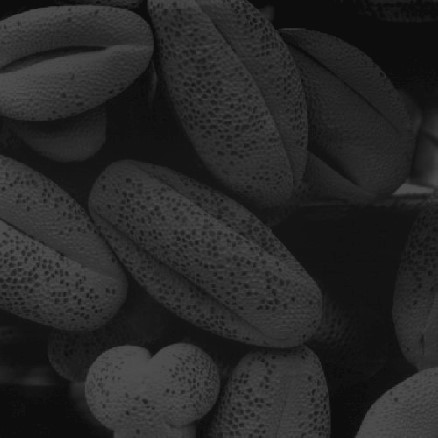
%> input picture MATLAB/直方图增强/test.jpg, 438 x 438 px
$ octave my_imhist.m   (GNU Octave 9; MATLAB toolbox functions it lacks are replaced by stand-ins)
%> lines starting %> are read from the running program, lines starting %| are printed output that depends on the picture
I = imread('test.jpg');
%> I is the input picture: size 438x438x3 uint8; min 6, max 83, mean 38.8
[m, n] = size(I);
%> m = 438; n = 1314

subplot(1, 3, 1);
imhist(I);
title('原图的直方图');

[count, x] = imhist(I);
%> count = 256 values, max 34323 at index 20, min 0 at index 1, mean 2248.2; x = 256 values from 0 to 255
subplot(1, 3, 2);
stem(x, count);
title('根据直方图绘制的统计图');

count = count / m / n;
%> count = 256 values, max 0.0596 at index 20, min 0 at index 1, mean 0.00391
subplot(1, 3, 3);
stem(x, count);
title('直方图归一化');
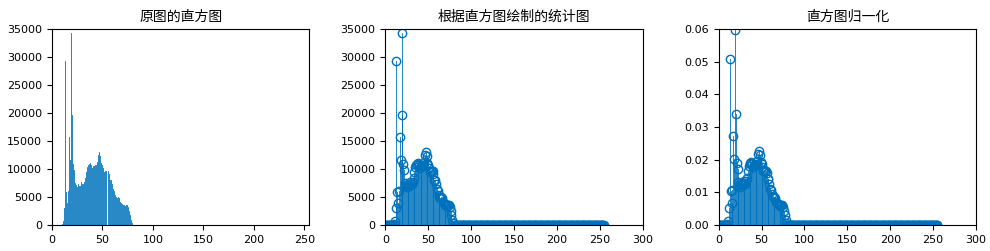
%> figure redrawn from the program's plot data, 3 panels; panel 1: highest point at x = 19, y = 34323; panel 3: highest point at x = 19, y = 0.0596
